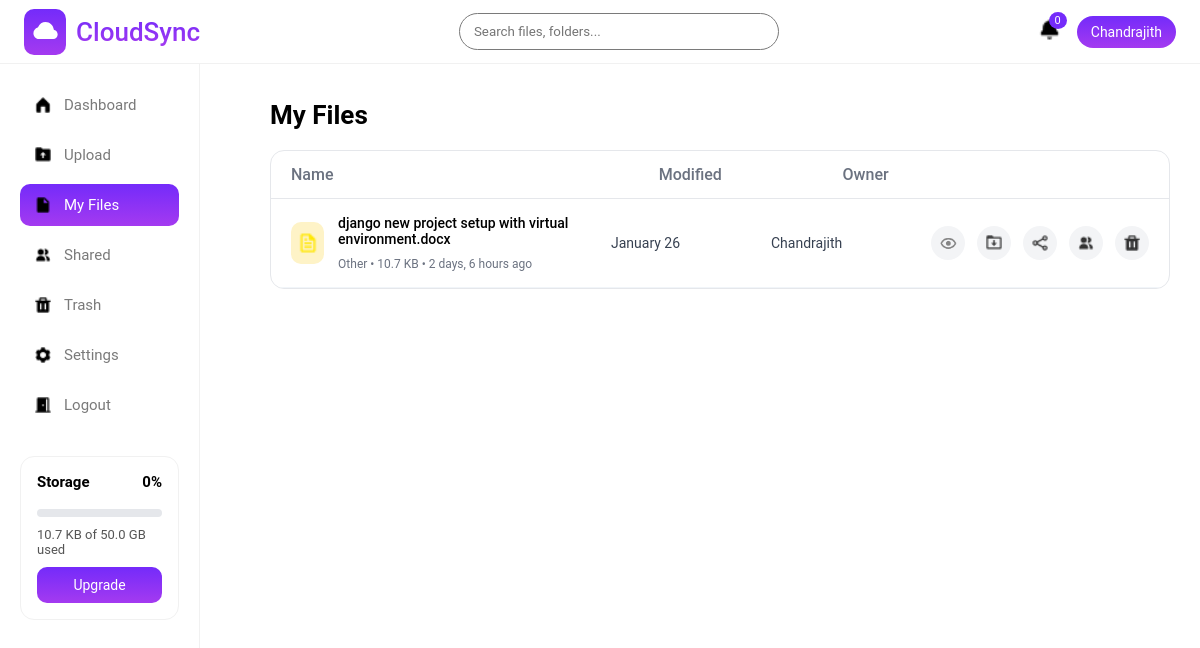
The page /user/myfiles/ (signed in) on the database as committed earlier.
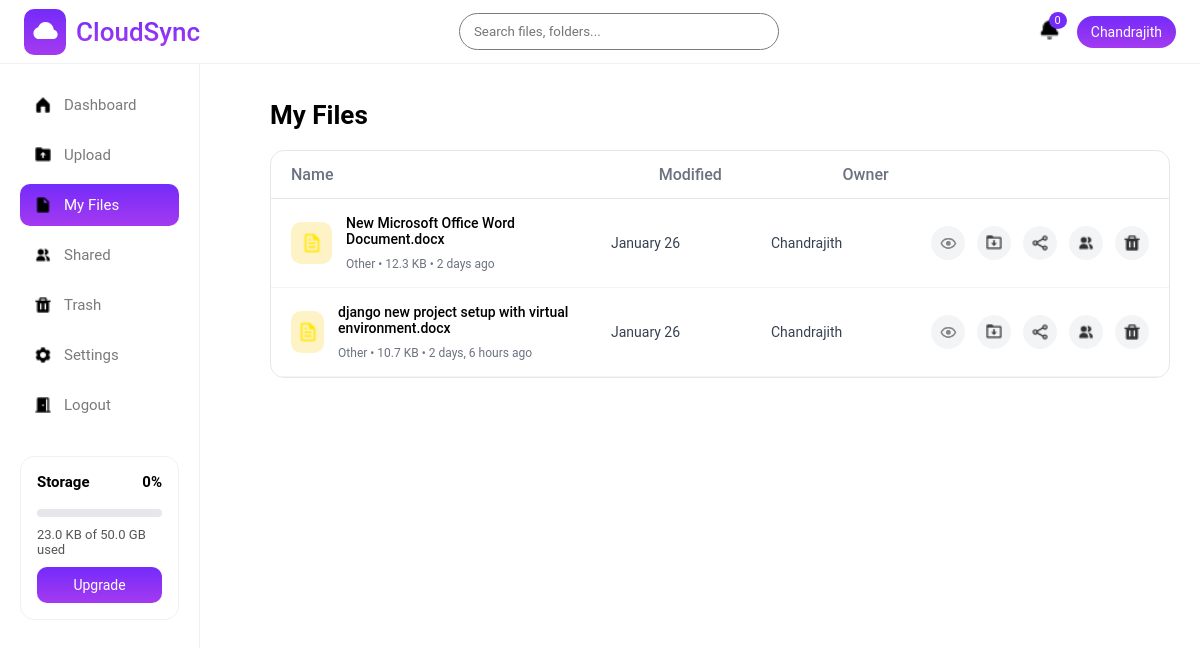
The same page on the database as committed later.
### storageapp/models.py (models this page shows, shortened)
class CloudFile(models.Model):
    FILE_TYPES = (
        ("image", "Image"),
        ("video", "Video"),
        ("document", "Document"),
        ("other", "Other"),
    )
    user = models.ForeignKey(settings.AUTH_USER_MODEL, on_delete=models.CASCADE)
    file_name = models.CharField(max_length=255)
    file_size = models.BigIntegerField()
    file_type = models.CharField(max_length=20, choices=FILE_TYPES)
    file_url = models.URLField(null=True, blank=True)
    uploaded_file = models.FileField(upload_to='cloud/',null=True)
    public_id = models.CharField(max_length=255,null=True)
    uploaded_at = models.DateTimeField(auto_now_add=True)
    is_deleted = models.BooleanField(default=False)
    deleted_at = models.DateTimeField(null=True, blank=True)

### accounts/models.py (models this page shows)
class User(AbstractUser):
    profile_picture = models.ImageField(null=True, blank=True, upload_to = profile_image_upload_path)
    phone = models.CharField(max_length=10, unique=True, null=True, blank=True)

### storageapp/views.py (the view)
# urls.py: path('myfiles/', myfiles, name='myfiles'),
def myfiles(request):
    if request.user.is_authenticated:
        if request.user.is_superuser:
            base_template = "adminpanel/admin_base.html"
        else:
            base_template = "storageapp/base.html"
        q = request.GET.get("q", "").strip()
        file_type = request.GET.get("type")
        files = CloudFile.objects.filter(
            user=request.user,
            is_deleted=False
        )
        if file_type:
            files = files.filter(file_type=file_type)
        if q:
            files = files.filter(file_name__icontains=q)
        files = files.order_by("-uploaded_at")
        return render(
            request,
            "storageapp/myfiles.html",
            {
                "files": files,
                "active_type": file_type,
                "base_template": base_template,
            }
        )
    else:
        next_url = reverse('storageapp:myfiles')
        request.session['next_url'] = next_url
        return redirect('accounts:signin_page')

### storageapp/context_processors.py (called while the page is built)
def storage_info(request):
    if not request.user.is_authenticated:
        return {}
    sub = UserSubscription.objects.select_related("plan").filter(user=request.user).first()
    used = (
        CloudFile.objects
        .filter(user=request.user, is_deleted=False)
        .aggregate(total=Sum("file_size"))["total"] or 0
    )
    limit = sub.plan.storage_limit
    storage_percent = min(
        int((used / limit) * 100) if limit else 0,
        100
    )
    return {
        "storage_used": used,
        "storage_limit": limit,
        "storage_percent": int((used / limit) * 100) if limit else 0,
        "current_plan": sub.plan,
        "storage_percent":storage_percent,
    }

### storageapp/templates/storageapp/myfiles.html (shortened to what this page needs)
{% extends base_template %}
{% load static %}
{% load humanize %}
{% block style %}
<link rel="stylesheet" href="{% static 'css/myfiles.css' %}">
{% endblock %}
{% block content %}
<h2 class="page-title">My Files</h2>
<div class="files-table">
    <div class="table-head">
        <span>Name</span>
        <span>Modified</span>
        <span>Owner</span>
        <span></span>
    </div>
    {% for file in files %}
    <div class="file-row" id="file-{{ file.id }}">
        <div class="file-info">
            <div class="file-icon {{ file.file_type }}">
                {% if file.file_type == "image" %}
                    <img src="{% static 'images/image.png' %}">
                {% elif file.file_type == "video" %}
                    <img src="{% static 'images/video.png' %}">
                {% elif file.file_type == "document" %}
                    <img src="{% static 'images/adobe.png' %}">
                {% else %}
                    <img src="{% static 'images/file.png' %}">
                {% endif %}
            </div>
            <div>
                <div class="file-name">{{ file.file_name }}</div>
                <div class="file-meta">
                    {{ file.file_type|capfirst }} • {{ file.file_size|filesizeformat }} •
                    {{ file.uploaded_at|naturaltime }}
                </div>
            </div>
        </div>
        <div class="file-date">
            {{ file.uploaded_at|date:"F d" }}
        </div>
        <div class="file-owner">
            {{ request.user.first_name|default:request.user.username }}
        </div>
        <div class="file-actions">
            {% if file.file_url %}
            {% if file.file_type == "other" %}
            <a href="{{ file.file_url }}" target="_blank" class="icon-btn">
                <img src="{% static 'images/hidepassword_icon.png' %}" alt="">
            </a>
            {% endif %}
            <a href="{% url 'storageapp:download_file' file.id %}"
            class="icon-btn download"
            title="Download">
                <img src="{% static 'images/download.png' %}" alt="">
            </a>
            <a href="javascript:void(0)"
                title="Share"
                class="icon-btn"
                onclick="openShareModal('{{ file.file_url }}')">
                    <img src="{% static 'images/shareicon.png' %}" alt="Share">
            </a>
            <button class="icon-btn share"
                    title="Give access"
                    onclick="shareFile('{{ file.id }}')">
                <img src="{% static 'images/share.png' %}" alt="">
            </button>
            <button
                class="icon-btn trash"
                title="Move to Trash"
                onclick="moveToTrash('{{ file.id }}')">
                <img src="{% static 'images/trash.png' %}" alt="">
            </button>
            {% endif %}
        </div>
    </div>
    {% endfor %}
</div>
{% endblock %}

### storageapp/templates/adminpanel/admin_base.html (shortened to what this page needs)
{% load static %}
<!DOCTYPE html>
<html lang="en">
<head>
    <link rel="stylesheet" href="{% static 'css/common.css' %}">
    <link rel="stylesheet" href="{% static 'css/base.css' %}">
    {% block style %}
    {% endblock %}
</head>
<body>
<div class="header">
    <div class="logoarea">
        <div class="logoimage">
            <img src="{% static 'images/cloud.png' %}" alt="logoimage">
        </div>
        <div class="logotext">CloudSync</div>
    </div>
    {% if request.resolver_match.url_name == 'dashboard' or request.resolver_match.url_name == 'shared_files' or request.resolver_match.url_name == 'myfiles' %}
    <form onsubmit="return false;" class="global-search">
        <div class="search-box">
        <input
            type="text"
            id="globalSearchInput"
            placeholder="Search files, folders..."
        >
        </div>
    </form>
    {% endif %}
    <div class="header-right">
        <div class="notification"><img src="{% static 'images/bell.png' %}" alt="" srcset=""><span>0</span></div>
        <div class="user-pill">{{ request.user.first_name|default:request.user.username }}</div>
    </div>
</div>
<div class="sidebar">
    <a href="{% url 'storageapp:admin_dashboard' %}" class="nav-item {% if request.resolver_match.url_name == 'admin_dashboard' %}active{% endif %}"><img src="{% static 'images/dashboard.png' %}" alt=""> Dashboard</a>
    <a href="{% url 'storageapp:upload_page' %}" class="nav-item {% if request.resolver_match.url_name == 'upload_page' %}active{% endif %}"><img src="{% static 'images/upload.png' %}" alt=""> Upload</a>
    <a href="{% url 'storageapp:myfiles' %}" class="nav-item {% if request.resolver_match.url_name == 'myfiles' %}active{% endif %}"><img src="{% static 'images/myfile.png' %}" alt=""> My Files</a>
    <a href="{% url 'storageapp:shared_files' %}" class="nav-item {% if request.resolver_match.url_name == 'shared_files' %}active{% endif %}"><img src="{% static 'images/share.png' %}" alt=""> Shared</a>
    <a href="{% url 'storageapp:trash' %}" class="nav-item {% if request.resolver_match.url_name == 'trash' %}active{% endif %}"><img src="{% static 'images/trash.png' %}" alt=""> Trash</a>
    <a href="{% url 'storageapp:settings_page' %}" class="nav-item {% if request.resolver_match.url_name == 'settings' %}active{% endif %}"><img src="{% static 'images/settings.png' %}" alt=""> Settings</a>
    <a href="{% url 'accounts:user_logout' %}" class="nav-item"><img src="{% static 'images/logout.png' %}" alt=""> Logout</a>
    <div class="storage-box">
        <div style="display:flex;justify-content:space-between">
            <strong>Storage</strong>
            <strong>{{ storage_percent }}%</strong>
        </div>
        <div class="progressbar">
        </div>
        <p>
            {{ storage_used|filesizeformat }}
            of
            {{ storage_limit|filesizeformat }}
            used
        </p>
        {% if current_plan.name != "Business" %}
            <a href="{% url 'subscriptions:upgrade_page' %}" class="upgrade-btn">
                Upgrade
            </a>
        {% endif %}
    </div>
</div>
<div class="main">
    {% block content %}
    {% endblock %}
</div>
</body>
</html>

Rows that differ between the two databases and show on the page:
added CloudFile: file_name "New Microsoft Office Word Document.docx", file_type "Other", file_size|filesizeformat "12.3 KB", uploaded_at "2 days ago", uploaded_at "January 26", {{ request.user.first_name|default:request.user.username }} "Chandrajith"
Other text that changed with them:
{{ storage_used|filesizeformat }}: "10.7 KB" → "23.0 KB"
